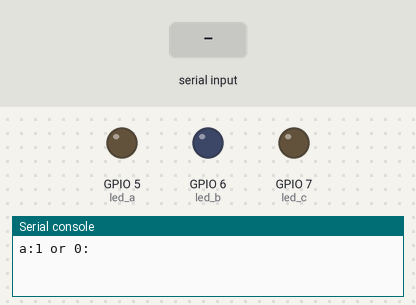
A program run on a simulated ESP32 board running MicroPython. On the bench: output pins drawn as LEDs (lit = HIGH), the last lines printed to the serial console. Inputs (shaded band) come from the test bench.

Above: at 1.2 s.
1.3 s: "5" typed at the serial console, then Enter
2.8 s: "90" typed at the serial console, then Enter
4.3 s: "200" typed at the serial console, then Enter
At 4.8 s:
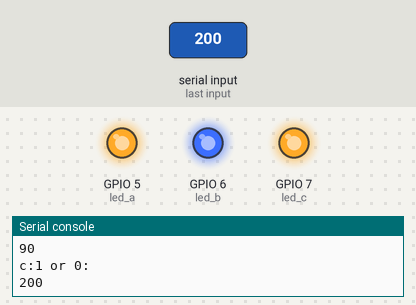
Timing chart, 0 to 7.3 s (numbered marks = the images above; inputs shaded):
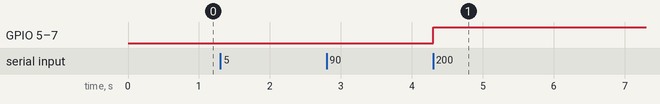

Measured:
- after the input at 4.3 s, GPIO 5 (led_a), GPIO 6 (led_b), GPIO 7 (led_c): LOW → HIGH at once

The program:

0129.py
```python
from machine import Pin
import time

led_a=Pin(5, Pin.OUT)
led_b=Pin(6, Pin.OUT)
led_c=Pin(7, Pin.OUT)

def display_state(states):
    led_a.value(states[0])
    led_b.value(states[1])
    led_c.value(states[2])
while True:
   a=int(input("a:1 or 0:"))
   b=int(input("b:1 or 0:"))
   c=int(input("c:1 or 0:"))
   out_c=(a&b)^c
   display_state((a,b,out_c))
   time.sleep(1.5)
   print("next")
```
